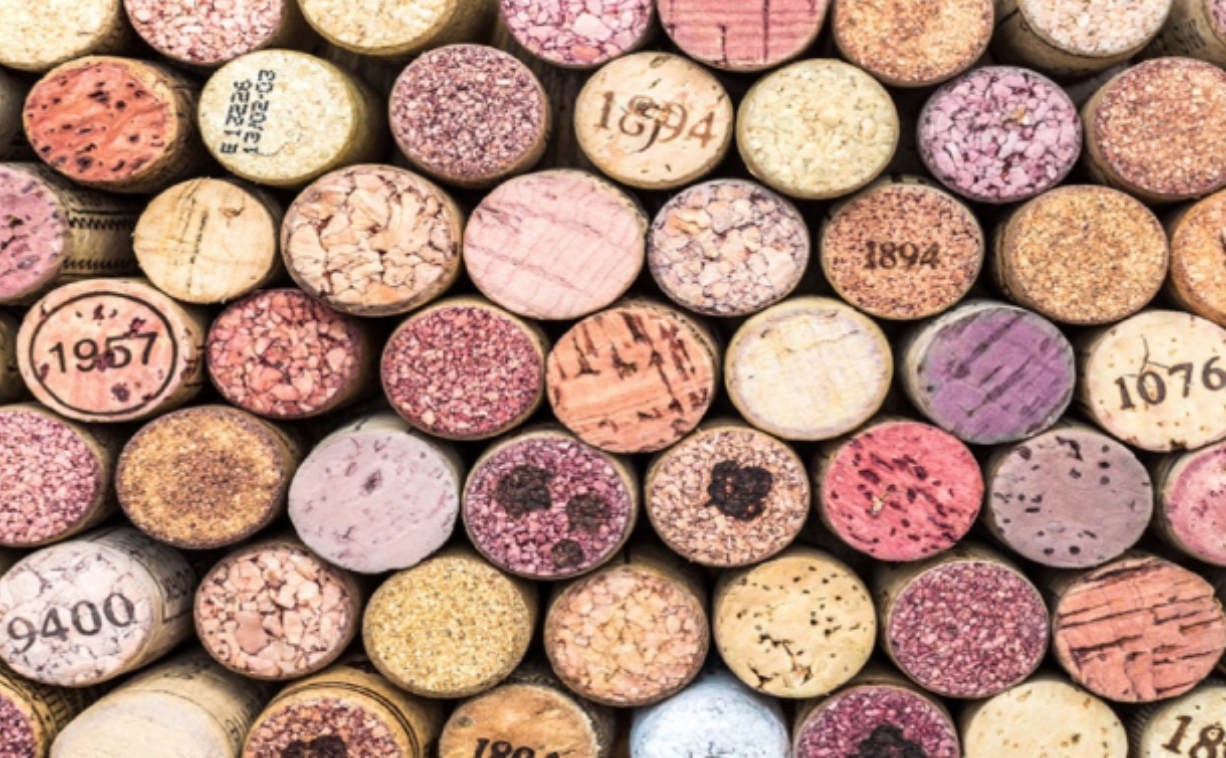
%> input picture woodblock.png, 1226 x 758 px
$ octave imagescript.m   (GNU Octave 9; MATLAB toolbox functions it lacks are replaced by stand-ins)
%> lines starting %> are read from the running program, lines starting %| are printed output that depends on the picture; in (x1, y1, x2, y2) boxes, pixels count from 0 and x2, y2 are one past the last pixel; in counts of white or black regions, pixels touching at a corner belong together; the program's own positions count from 1
% imagescript.m – detect & count objects in an image
% This script processes an image to identify and count distinct objects.
% It uses image processing techniques including grayscale conversion,
% binarization, noise reduction, and connected component analysis.
%
% Author: [Your Name]
% Date: [Current Date]
% Course: Computer Applications for Engineers

% Make sure the image-processing functions are available
pkg load image;

% 1) Read in the colour image
fprintf('Loading image...\n');
I = imread('woodblock.png');
%> I is the input picture: size 758x1226x3 uint8; mean R, G, B 179.9, 142, 125.3

% 2) Convert to grayscale
fprintf('Converting to grayscale...\n');
Igray = rgb2gray(I);
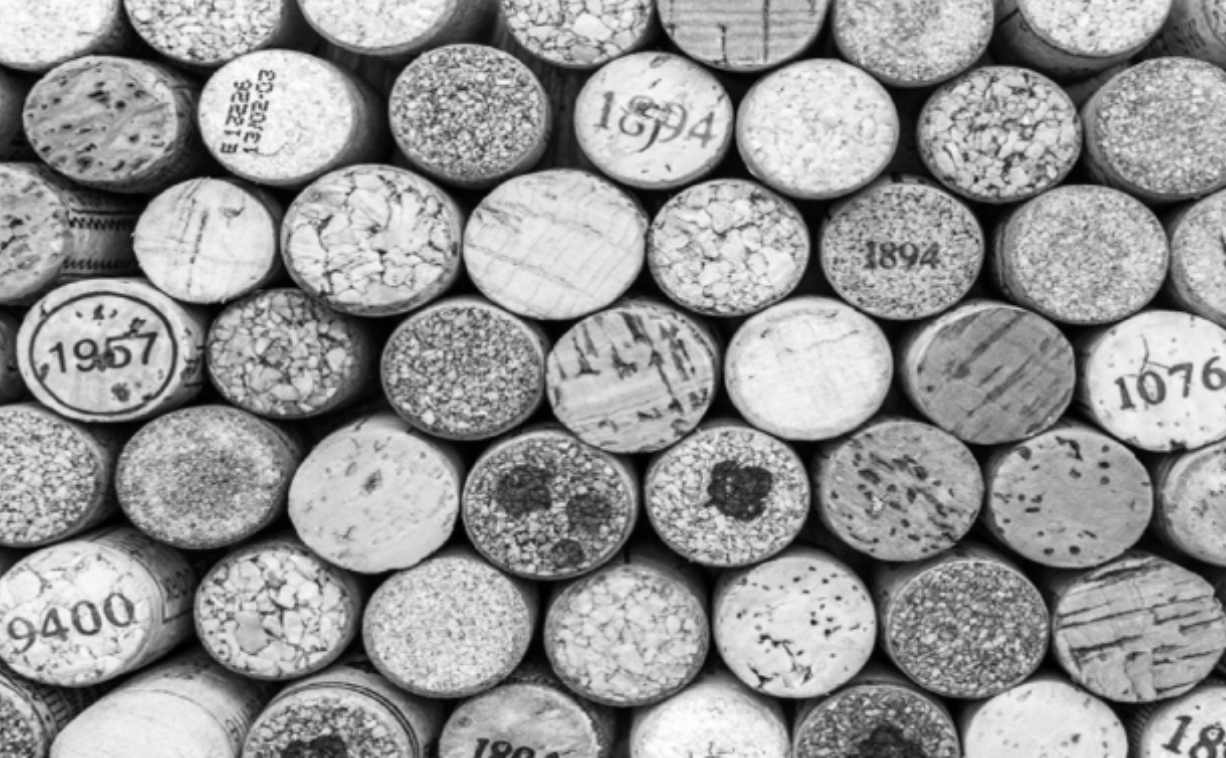
%> Igray: size 758x1226 uint8; min 0, max 255, mean 151.4

% 3) Binarize via Otsu's method
fprintf('Binarizing image...\n');
level = graythresh(Igray);
%> level = 0.498
% Use im2bw instead of imbinarize for Octave compatibility
bw = im2bw(Igray, level);
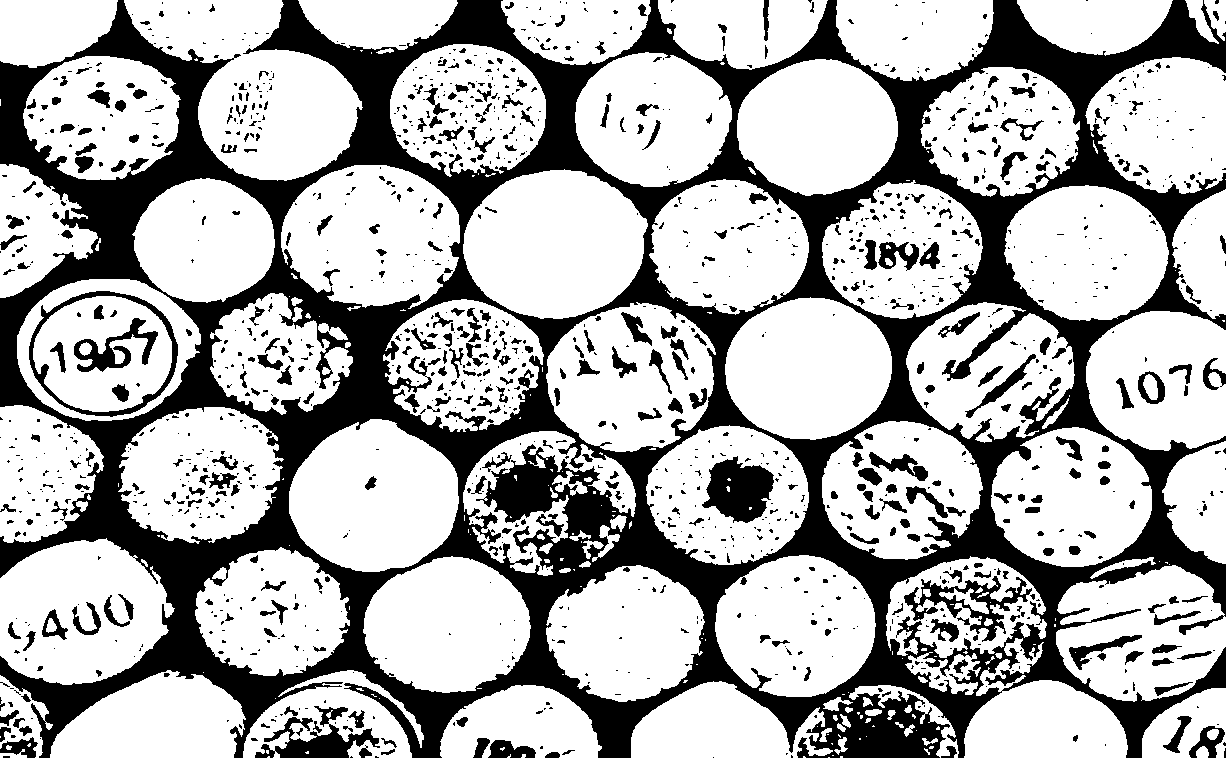
%> bw: size 758x1226 logical; 69.2% white; 1416 black regions (1004 under 20 px), largest, box (x1, y1, x2, y2) and area: (0, 0, 1226, 758) 236065, (702, 456, 774, 523) 3127, (255, 706, 380, 758) 2483

% 4) Invert if background is white (so objects are 1s)
bw = ~bw;

% 5) Remove small specks (noise)
fprintf('Removing noise...\n');
bw = bwareaopen(bw, 30); % drops any blobs with less than 30 pixels
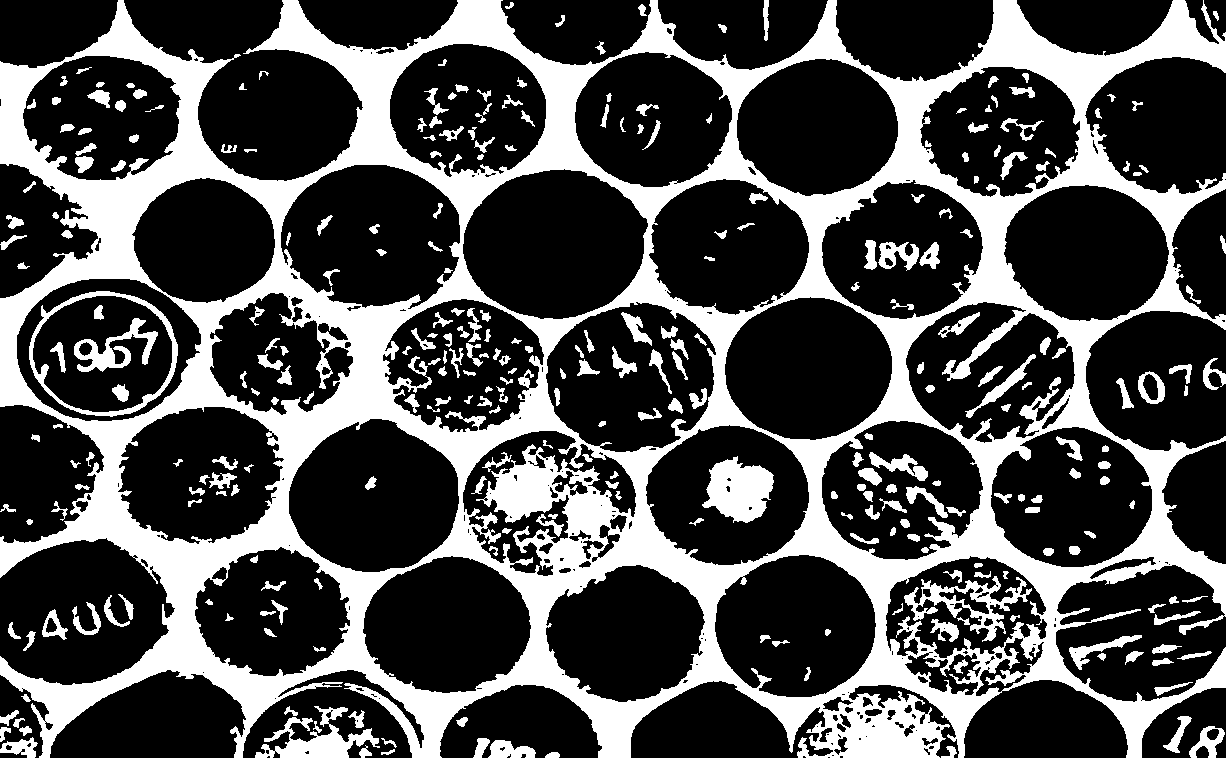
%> bw: size 758x1226 logical; 29.8% white; 301 white regions

% 6) Label connected components
fprintf('Finding objects...\n');
cc = bwconncomp(bw);
%> cc = 301 connected components
numObjects = cc.NumObjects;
%> numObjects = 301

% 7) Get object properties
stats = regionprops(cc, 'BoundingBox', 'Area', 'Centroid');
%> stats = 301 regions; largest, box (x1, y1, x2, y2), Area and Centroid: (0, 0, 1226, 758) 236065 [597.8 388.9], (702, 456, 774, 523) 3127 [739.8 490.7], (255, 706, 380, 758) 2483 [318.2 740.7], (904, 576, 1032, 642) 2332 [969.4 603.5], (29, 291, 178, 417) 2086 [105.3 353.1]

% 8) Create a user interface figure
figure('Name', 'Object Detection', 'NumberTitle', 'off');

% 9) Display original and processed images side by side
subplot(2,2,1);
imshow(I);
title('Original Image');

subplot(2,2,2);
imshow(bw);
title('Processed Binary Image');

subplot(2,2,[3,4]);
imshow(I);
hold on;
% Use different colors based on object sizes
for k = 1:numel(stats)
    bb = stats(k).BoundingBox;
    centroid = stats(k).Centroid;
    area = stats(k).Area;

    % Choose color based on object size
    if area < 100
        edgeColor = 'g'; % Green for small objects
    elseif area < 500
        edgeColor = 'y'; % Yellow for medium objects
    else
        edgeColor = 'r'; % Red for large objects
    end

    % Draw bounding box
    rectangle('Position', bb, ...
              'EdgeColor', edgeColor, ...
              'LineWidth', 2);

    % Label object number
    text(centroid(1), centroid(2), num2str(k), ...
         'Color', 'w', 'FontWeight', 'bold', ...
         'HorizontalAlignment', 'center');
end
%> this loop made 301 passes
%> (bb, centroid, area, edgeColor) on passes 1 to 12: ([0.5 0.5 1226 758], [597.8 388.9], 236065, 'r'), ([0.5 235.5 27 15], [11.23 242], 127, 'y'), ([0.5 504.5 16 8], [8.38 509.2], 58, 'g'), ([0.5 710.5 19 16], [9.33 718.3], 123, 'y'), ([0.5 727.5 11 15], [4.6 733.3], 87, 'g'), ([0.5 737.5 38 21], [21.46 748.5], 427, 'y'), ([6.5 215.5 18 14], [15.17 222.6], 138, 'y'), ([8.5 622.5 13 17], [13.31 632.6], 88, 'g'), ([13.5 718.5 12 10], [18.38 723], 55, 'g'), ([17.5 262.5 13 7], [22.94 266.9], 49, 'g'), ([19.5 726.5 13 10], [26.33 731], 75, 'g'), ([21.5 694.5 10 8], [26.8 698.7], 41, 'g')
hold off;

% 10) Show count in title with detailed information
title(sprintf('%d objects detected', numObjects));

% 11) Add information text box
infoText = sprintf(['Object Detection Results:\n', ...
                   '- Total objects: %d\n', ...
                   '- Small objects (area < 100): %d\n', ...
                   '- Medium objects (100-500): %d\n', ...
                   '- Large objects (area > 500): %d'], ...
                   numObjects, ...
                   sum([stats.Area] < 100), ...
                   sum([stats.Area] >= 100 & [stats.Area] < 500), ...
                   sum([stats.Area] >= 500));

annotation('textbox', [0.1, 0.01, 0.8, 0.08], ...
           'String', infoText, ...
           'EdgeColor', 'none', ...
           'FontSize', 9, ...
           'HorizontalAlignment', 'center');
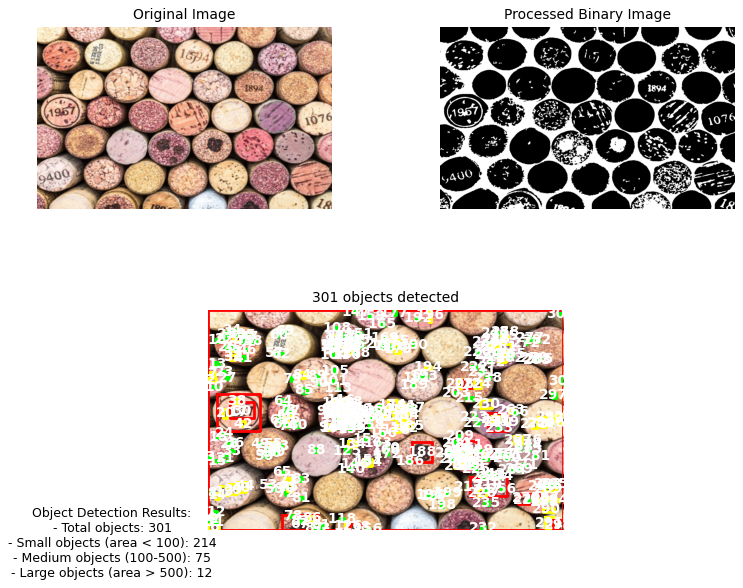
%> figure redrawn from the program's plot data, 4 panels

% 12) Save the result image
fprintf('Saving result image...\n');
saveas(gcf, 'result_image.png');

% 13) Print results to command window
fprintf('Detection complete!\n');
fprintf('Total objects detected: %d\n', numObjects);
%| Total objects detected: 301
fprintf('Results saved to result_image.png\n');

% Keep figure open until user closes it
fprintf('Close the figure window to exit.\n');

$ run again, with board.png copied over woodblock.png
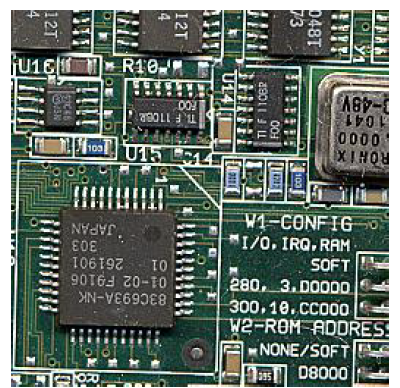
%> input picture board.png, 400 x 388 px
%> I is the input picture: size 388x400x3 uint8; mean R, G, B 99.4, 111.8, 103.2
%> level = 0.553
%> `bw = bwareaopen(bw, 30);`:
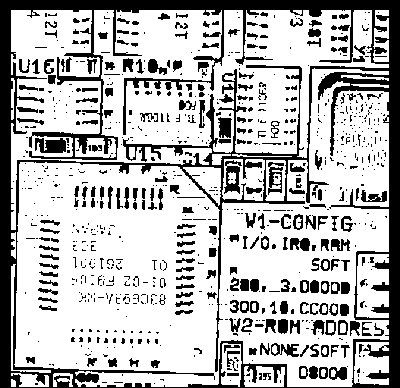
%> bw: size 388x400 logical; 72.2% white; 848 black regions (613 under 20 px)
%> cc = 42 connected components
%> numObjects = 42
%> stats = 42 regions; largest, box (x1, y1, x2, y2), Area and Centroid: (14, 68, 389, 387) 65733 [199.2 260.5], (11, 10, 389, 230) 36834 [175.1 79.7], (356, 254, 389, 318) 1631 [372.6 286.6], (354, 342, 389, 385) 1098 [371.5 364.4], (222, 159, 265, 201) 1015 [246.9 181.2]
%> the loop `for k = 1:numel(stats)` made 42 passes
%> (bb, centroid, area, edgeColor) on passes 1 to 8: ([11.5 10.5 378 220], [175.1 79.69], 36834, 'r'), ([11.5 78.5 4 42], [13.28 99.56], 117, 'y'), ([11.5 232.5 5 27], [14.32 245.5], 98, 'g'), ([11.5 264.5 40 109], [18.06 324.6], 355, 'y'), ([11.5 373.5 38 14], [32.32 381.1], 311, 'y'), ([11.5 379.5 5 8], [13.86 383.9], 36, 'g'), ([14.5 68.5 375 319], [199.2 260.5], 65733, 'r'), ([53.5 373.5 20 14], [63.43 379.5], 160, 'y')
%> `annotation('textbox', [0.1, 0.01, 0.8, 0.08], 'String', infoText, 'Edg..`:
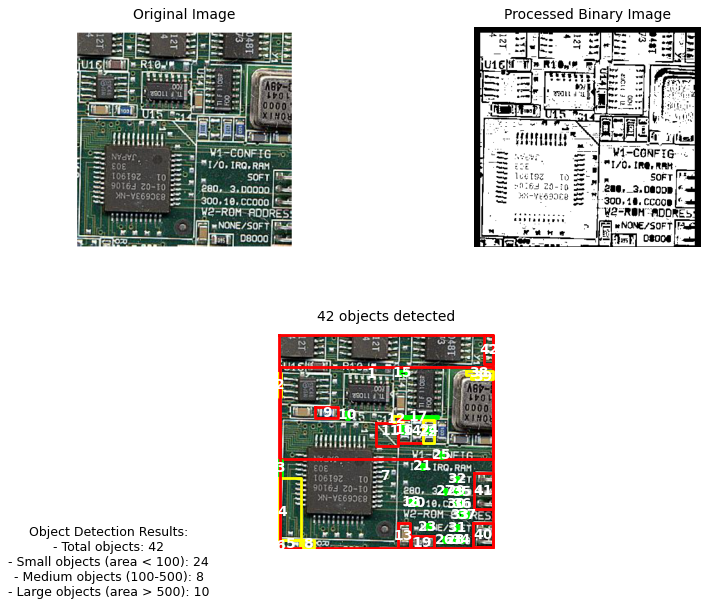
%> figure redrawn from the program's plot data, 4 panels
%| Total objects detected: 42
